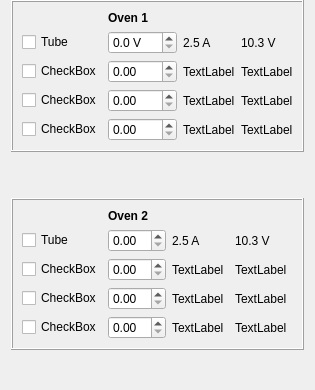
         <widget class="QFrame" name="frame_5">
          <property name="frameShape">
           <enum>QFrame::NoFrame</enum>
          </property>
          <property name="frameShadow">
           <enum>QFrame::Raised</enum>
          </property>
          <layout class="QVBoxLayout" name="verticalLayout_6">
           <property name="topMargin">
            <number>0</number>
           </property>
           <property name="bottomMargin">
            <number>0</number>
           </property>
           <item>
            <widget class="QFrame" name="frame_6">
             <property name="frameShape">
              <enum>QFrame::Box</enum>
             </property>
             <property name="frameShadow">
              <enum>QFrame::Raised</enum>
             </property>
             <layout class="QGridLayout" name="gridLayout_3">
              <item row="0" column="1">
               <widget class="QLabel" name="label_2">
                <property name="font">
                 <font>
                  <weight>75</weight>
                  <bold>true</bold>
                 </font>
                </property>
                <property name="text">
                 <string>Oven 1</string>
                </property>
               </widget>
              </item>
              <item row="1" column="0">
               <widget class="QCheckBox" name="checkBox_16">
                <property name="text">
                 <string>Tube</string>
                </property>
               </widget>
              </item>
              <item row="1" column="2">
               <widget class="QLabel" name="label_10">
                <property name="text">
                 <string>2.5 A</string>
                </property>
               </widget>
              </item>
              <item row="1" column="3">
               <widget class="QLabel" name="label_3">
                <property name="text">
                 <string>10.3 V</string>
                </property>
               </widget>
              </item>
              <item row="2" column="0">
               <widget class="QCheckBox" name="checkBox_17">
                <property name="text">
                 <string>CheckBox</string>
                </property>
               </widget>
              </item>
              <item row="2" column="2">
               <widget class="QLabel" name="label_11">
                <property name="text">
                 <string>TextLabel</string>
                </property>
               </widget>
              </item>
              <item row="2" column="3">
               <widget class="QLabel" name="label_12">
                <property name="text">
                 <string>TextLabel</string>
                </property>
               </widget>
              </item>
              <item row="3" column="0">
               <widget class="QCheckBox" name="checkBox_18">
                <property name="text">
                 <string>CheckBox</string>
                </property>
               </widget>
              </item>
              <item row="3" column="2">
               <widget class="QLabel" name="label_14">
                <property name="text">
                 <string>TextLabel</string>
                </property>
               </widget>
              </item>
              <item row="3" column="3">
               <widget class="QLabel" name="label_13">
                <property name="text">
                 <string>TextLabel</string>
                </property>
               </widget>
              </item>
              <item row="4" column="0">
               <widget class="QCheckBox" name="checkBox_19">
                <property name="text">
                 <string>CheckBox</string>
                </property>
               </widget>
              </item>
              <item row="4" column="2">
               <widget class="QLabel" name="label_15">
                <property name="text">
                 <string>TextLabel</string>
                </property>
               </widget>
              </item>
              <item row="4" column="3">
               <widget class="QLabel" name="label_16">
                <property name="text">
                 <string>TextLabel</string>
                </property>
               </widget>
              </item>
              <item row="1" column="1">
               <widget class="QDoubleSpinBox" name="doubleSpinBox_4">
                <property name="suffix">
                 <string> V</string>
                </property>
                <property name="decimals">
                 <number>1</number>
                </property>
                <property name="singleStep">
                 <double>1.000000000000000</double>
                </property>
               </widget>
              </item>
              <item row="2" column="1">
               <widget class="QDoubleSpinBox" name="doubleSpinBox_5"/>
              </item>
              <item row="3" column="1">
               <widget class="QDoubleSpinBox" name="doubleSpinBox_6"/>
              </item>
              <item row="4" column="1">
               <widget class="QDoubleSpinBox" name="doubleSpinBox_7"/>
              </item>
             </layout>
            </widget>
           </item>
           <item>
            <spacer name="verticalSpacer_6">
             <property name="orientation">
              <enum>Qt::Vertical</enum>
             </property>
             <property name="sizeHint" stdset="0">
              <size>
               <width>20</width>
               <height>40</height>
              </size>
             </property>
            </spacer>
           </item>
           <item>
            <widget class="QFrame" name="frame_7">
             <property name="frameShape">
              <enum>QFrame::Box</enum>
             </property>
             <property name="frameShadow">
              <enum>QFrame::Raised</enum>
             </property>
             <layout class="QGridLayout" name="gridLayout_5">
              <item row="2" column="0">
               <widget class="QCheckBox" name="checkBox_22">
                <property name="text">
                 <string>Tube</string>
                </property>
               </widget>
              </item>
              <item row="3" column="2">
               <widget class="QLabel" name="label_20">
                <property name="text">
                 <string>TextLabel</string>
                </property>
               </widget>
              </item>
              <item row="4" column="0">
               <widget class="QCheckBox" name="checkBox_20">
                <property name="text">
                 <string>CheckBox</string>
                </property>
               </widget>
              </item>
              <item row="2" column="2">
               <widget class="QLabel" name="label_19">
                <property name="text">
                 <string>2.5 A</string>
                </property>
               </widget>
              </item>
              <item row="3" column="3">
               <widget class="QLabel" name="label_21">
                <property name="text">
                 <string>TextLabel</string>
                </property>
               </widget>
              </item>
              <item row="1" column="1">
               <widget class="QLabel" name="label_18">
                <property name="font">
                 <font>
                  <weight>75</weight>
                  <bold>true</bold>
                 </font>
                </property>
                <property name="text">
                 <string>Oven 2</string>
                </property>
               </widget>
              </item>
              <item row="3" column="0">
               <widget class="QCheckBox" name="checkBox_21">
                <property name="text">
                 <string>CheckBox</string>
                </property>
               </widget>
              </item>
              <item row="2" column="3">
               <widget class="QLabel" name="label_17">
                <property name="text">
                 <string>10.3 V</string>
                </property>
               </widget>
              </item>
              <item row="5" column="0">
               <widget class="QCheckBox" name="checkBox_23">
                <property name="text">
                 <string>CheckBox</string>
                </property>
               </widget>
              </item>
              <item row="5" column="2">
               <widget class="QLabel" name="label_24">
                <property name="text">
                 <string>TextLabel</string>
                </property>
               </widget>
              </item>
              <item row="4" column="2">
               <widget class="QLabel" name="label_22">
                <property name="text">
                 <string>TextLabel</string>
                </property>
               </widget>
              </item>
              <item row="4" column="3">
               <widget class="QLabel" name="label_23">
                <property name="text">
                 <string>TextLabel</string>
                </property>
               </widget>
              </item>
              <item row="5" column="3">
               <widget class="QLabel" name="label_25">
                <property name="text">
                 <string>TextLabel</string>
                </property>
               </widget>
              </item>
              <item row="2" column="1">
               <widget class="QDoubleSpinBox" name="doubleSpinBox_8"/>
              </item>
              <item row="3" column="1">
               <widget class="QDoubleSpinBox" name="doubleSpinBox_9"/>
              </item>
              <item row="4" column="1">
               <widget class="QDoubleSpinBox" name="doubleSpinBox_10"/>
              </item>
              <item row="5" column="1">
               <widget class="QDoubleSpinBox" name="doubleSpinBox_11"/>
              </item>
             </layout>
            </widget>
           </item>
           <item>
            <spacer name="verticalSpacer_5">
             <property name="orientation">
              <enum>Qt::Vertical</enum>
             </property>
             <property name="sizeHint" stdset="0">
              <size>
               <width>20</width>
               <height>40</height>
              </size>
             </property>
            </spacer>
           </item>
          </layout>
         </widget>
